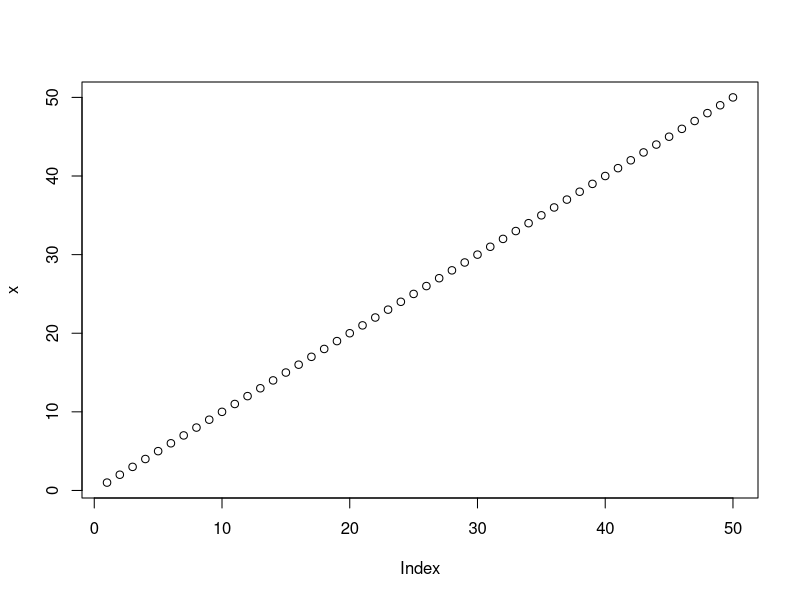
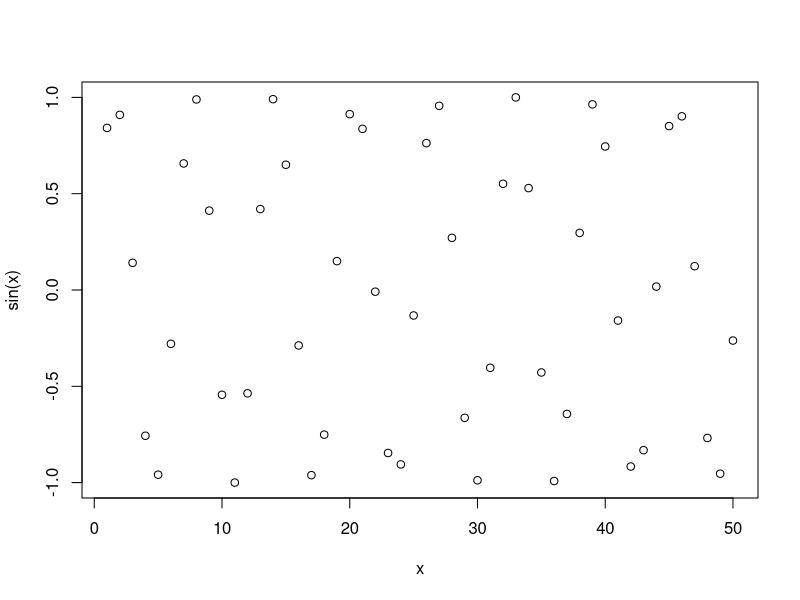
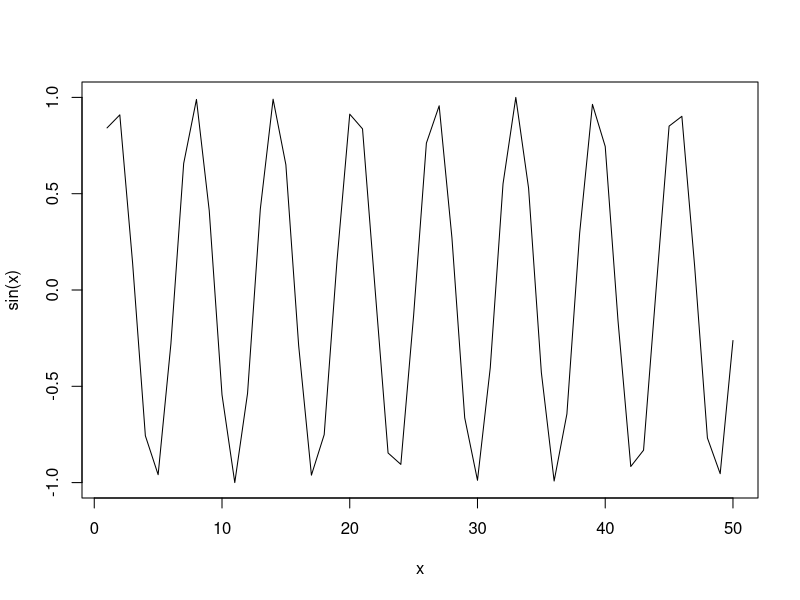
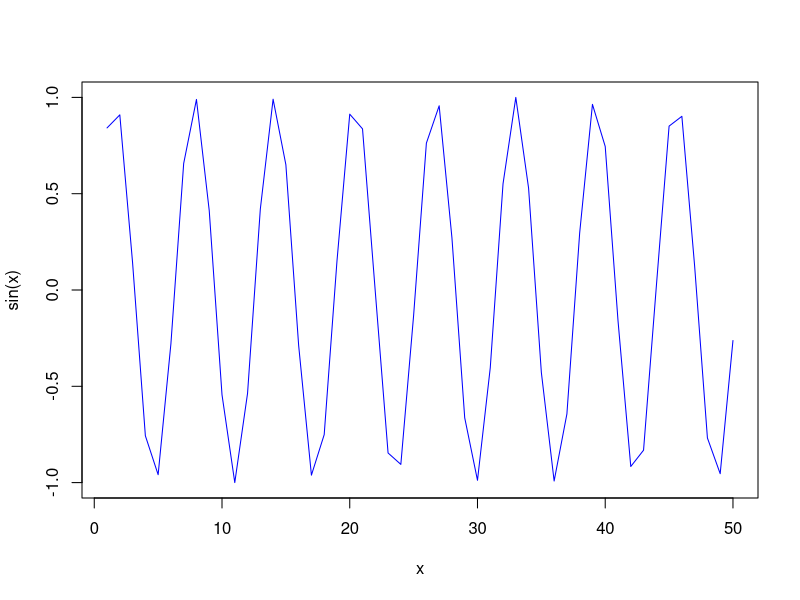
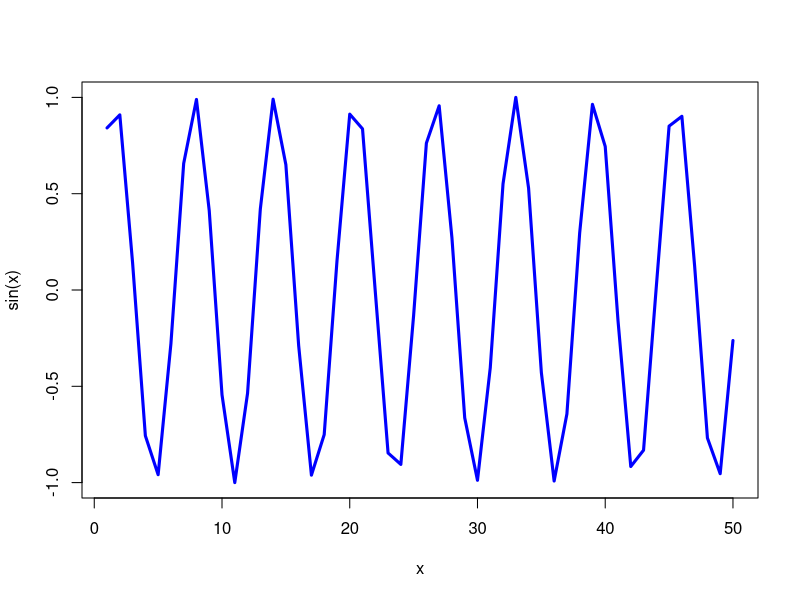
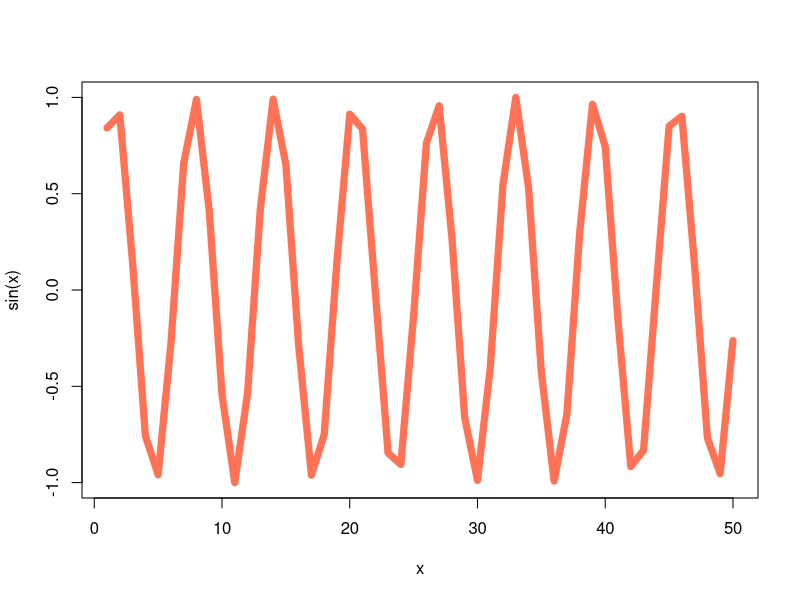
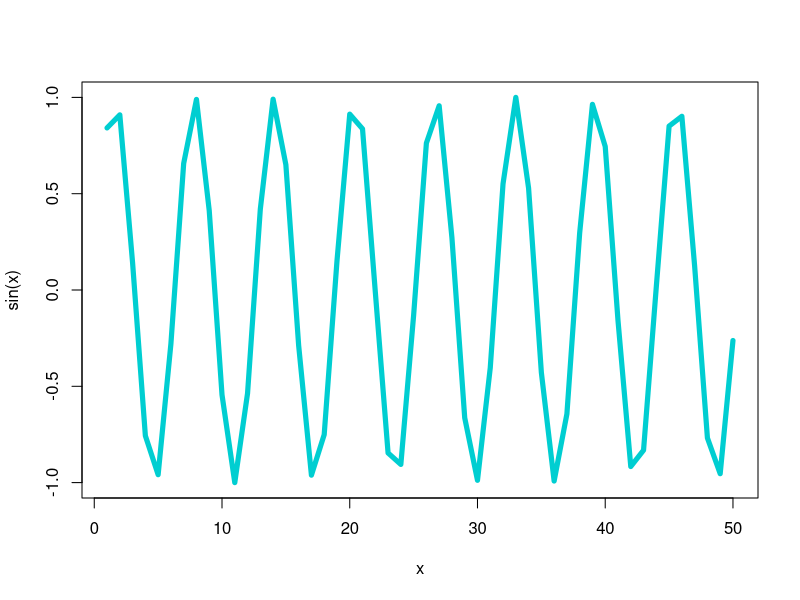

R code for these plots, in order:
# This is a text file
x <- 1:50
x

plot(x)
plot(x, sin(x))
plot(x, sin(x), type="l")
plot(x, sin(x), type="l", col="blue")
plot(x, sin(x), type="l", col="blue", lwd=3)
plot(x, sin(x), type="l", col="coral1", lwd=7)
plot(x, sin(x), type="l", col="darkturquoise", lwd=5)
